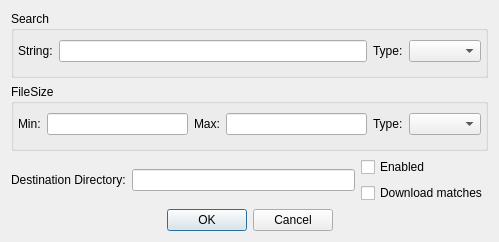
<ui version="4.0" >
 <class>dlg_adl_prop</class>
 <widget class="QDialog" name="dlg_adl_prop" >
  <property name="windowModality" >
   <enum>Qt::WindowModal</enum>
  </property>
  <property name="geometry" >
   <rect>
    <x>0</x>
    <y>0</y>
    <width>499</width>
    <height>242</height>
   </rect>
  </property>
  <property name="windowTitle" >
   <string>Properties</string>
  </property>
  <layout class="QGridLayout" >
   <item row="0" column="0" >
    <layout class="QVBoxLayout" >
     <item>
      <widget class="QGroupBox" name="groupBox" >
       <property name="title" >
        <string>Search</string>
       </property>
       <layout class="QGridLayout" >
        <property name="leftMargin" >
         <number>4</number>
        </property>
        <property name="topMargin" >
         <number>4</number>
        </property>
        <property name="rightMargin" >
         <number>4</number>
        </property>
        <property name="bottomMargin" >
         <number>8</number>
        </property>
        <item row="0" column="0" >
         <layout class="QHBoxLayout" >
          <item>
           <widget class="QLabel" name="label" >
            <property name="text" >
             <string>String:</string>
            </property>
           </widget>
          </item>
          <item>
           <widget class="QLineEdit" name="edt_string" />
          </item>
          <item>
           <widget class="QLabel" name="label_2" >
            <property name="text" >
             <string>Type:</string>
            </property>
           </widget>
          </item>
          <item>
           <widget class="QComboBox" name="cmb_searchtype" />
          </item>
         </layout>
        </item>
       </layout>
      </widget>
     </item>
     <item>
      <widget class="QGroupBox" name="groupBox_2" >
       <property name="title" >
        <string>FileSize</string>
       </property>
       <layout class="QGridLayout" >
        <property name="leftMargin" >
         <number>4</number>
        </property>
        <property name="topMargin" >
         <number>4</number>
        </property>
        <property name="rightMargin" >
         <number>4</number>
        </property>
        <property name="bottomMargin" >
         <number>8</number>
        </property>
        <item row="0" column="0" >
         <layout class="QHBoxLayout" >
          <item>
           <widget class="QLabel" name="label_3" >
            <property name="text" >
             <string>Min:</string>
            </property>
           </widget>
          </item>
          <item>
           <widget class="QLineEdit" name="edt_minsize" >
            <property name="minimumSize" >
             <size>
              <width>80</width>
              <height>0</height>
             </size>
            </property>
            <property name="inputMask" >
             <string/>
            </property>
           </widget>
          </item>
          <item>
           <widget class="QLabel" name="label_4" >
            <property name="text" >
             <string>Max:</string>
            </property>
           </widget>
          </item>
          <item>
           <widget class="QLineEdit" name="edt_maxsize" >
            <property name="minimumSize" >
             <size>
              <width>80</width>
              <height>0</height>
             </size>
            </property>
           </widget>
          </item>
          <item>
           <widget class="QLabel" name="label_5" >
            <property name="text" >
             <string>Type:</string>
            </property>
           </widget>
          </item>
          <item>
           <widget class="QComboBox" name="cmb_sizetype" />
          </item>
         </layout>
        </item>
       </layout>
      </widget>
     </item>
     <item>
      <layout class="QHBoxLayout" >
       <item>
        <widget class="QLabel" name="label_6" >
         <property name="text" >
          <string>Destination Directory:</string>
         </property>
        </widget>
       </item>
       <item>
        <widget class="QLineEdit" name="edt_destdir" />
       </item>
       <item>
        <layout class="QVBoxLayout" >
         <item>
          <widget class="QCheckBox" name="cb_enabled" >
           <property name="text" >
            <string>Enabled</string>
           </property>
          </widget>
         </item>
         <item>
          <widget class="QCheckBox" name="cb_dlmatches" >
           <property name="text" >
            <string>Download matches</string>
           </property>
          </widget>
         </item>
        </layout>
       </item>
      </layout>
     </item>
     <item>
      <widget class="QDialogButtonBox" name="buttonBox" >
       <property name="standardButtons" >
        <set>QDialogButtonBox::Cancel|QDialogButtonBox::NoButton|QDialogButtonBox::Ok</set>
       </property>
       <property name="centerButtons" >
        <bool>true</bool>
       </property>
      </widget>
     </item>
    </layout>
   </item>
  </layout>
 </widget>
 <resources/>
 <connections/>
</ui>
